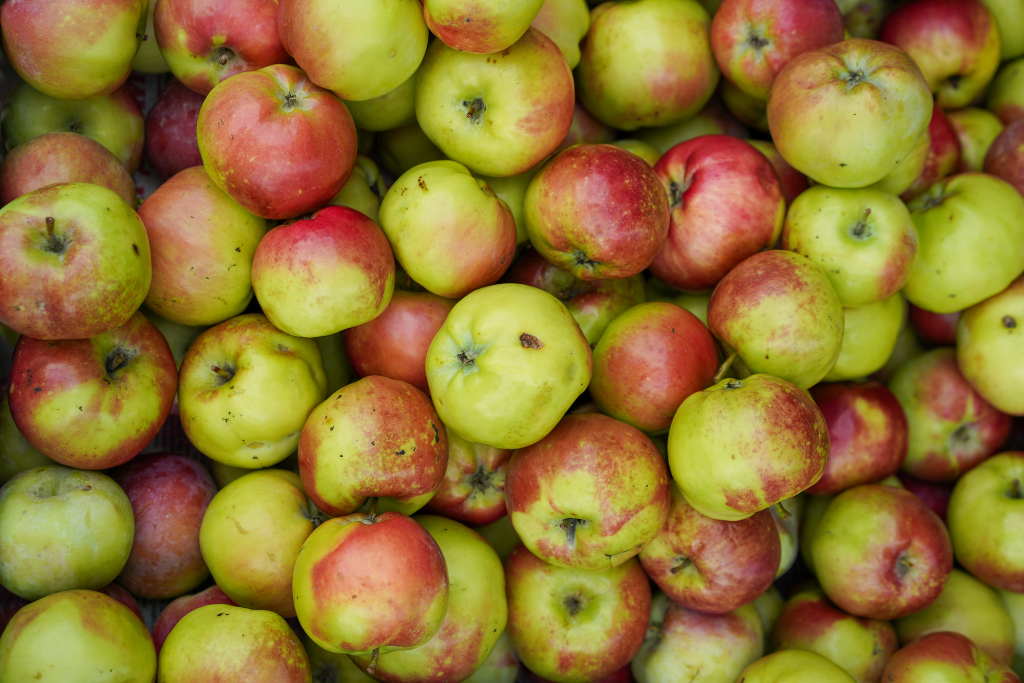
#> input picture data/red-green-apples-w1024.jpg, 1024 x 683 px
$ jupyter execute OpenCV_Hello_World.ipynb   (shell and % lines are left out)   (older library calls are emulated)
#> lines starting #> are read from the running program, lines starting #| are printed output that depends on the picture; after the words box and inside, x2 and y2 are one past the last pixel; in counts of white or black regions, pixels touching at a corner belong together
### cvutils.py
import cv2
import numpy as np
from matplotlib import pyplot as plt

def cv2_imshow(title, image, axes=None, **kwargs):
    a = image.clip(0, 255).astype('uint8')
    plt.axis('off')

    # cv2 stores colors as BGR; convert to RGB
    if a.ndim == 3:
        if a.shape[2] == 4:
            a = cv2.cvtColor(a, cv2.COLOR_BGRA2RGBA)
        else:
            a = cv2.cvtColor(a, cv2.COLOR_BGR2RGB)
    if axes is not None:
        axes.axis('off')
        if title is not None:
            axes.set_title(title)
        #return axes.imshow(a, **kwargs)
        im = axes.imshow(a, **kwargs)
    else:
        #plt.axis('off')
        if title is not None:
            plt.title(title)
        im = plt.imshow(a, **kwargs)

    # [4 lines of commented-out code are left out]
    return im


# This function was extracted
# from https://towardsdatascience.com/easy-method-of-edge-detection-in-opencv-python-db26972deb2d
# original version of the function:
# https://pyimagesearch.com/2015/04/06/zero-parameter-automatic-canny-edge-detection-with-python-and-opencv
def auto_canny_edge_detection(image, sigma=0.33):
    md = np.median(image)
    lower_value = int(max(0, (1.0-sigma) * md))
    upper_value = int(min(255, (1.0+sigma) * md))
    return cv2.Canny(image, lower_value, upper_value)

#__all__ = ['cv2_imshow', 'auto_canny_edge_detection']

### OpenCV_Hello_World.ipynb
# OpenCV Hello World: Edge Detection

## Overview

This Jupyter notebook demonstrates the application of various edge detection techniques to an image using OpenCV and Matplotlib in Python. It explores different parameters and methods, with a primary focus on Canny and Sobel Edge Detection, to identify and visualize the boundaries within an image.

## Structure of the Notebook

1. **Import Libraries and Utility Functions**
2. **Load and Display Original Image**
3. **Preprocess the Image**
4. **Canny Edge Detection**
5. **Sobel Edge Detection**


## References

For additional information on edge detection using OpenCV, refer to [Learn OpenCV - Edge Detection](https://learnopencv.com/edge-detection-using-opencv/).

## Convert Notebook to Python Script

To convert this notebook to a Python script, you can use the `jupytext` command-line tool. If you have the notebook file named `OpenCV_Hello_World.ipynb`, you can convert it to a Python file by running the following command in your terminal:

```sh
jupytext OpenCV_Hello_World.ipynb --to py
```

### Import Libraries and Utility Functions
- **cv2_imshow**: A utility function to display images in the notebook with the option to add a title. It can be used with or without specifying the `axes` parameter. It servers as a replacement for the `cv2.imshow()` function.
- **auto_canny_edge_detection**: A function for performing Canny edge detection with automatically determined threshold values.

[cell 1]
import cv2
import numpy as np
from matplotlib import pyplot as plt

# import the utility functions
from cvutils import cv2_imshow, auto_canny_edge_detection

#cv2.__file__

**Display current directory**

[cell 2]
import os

# Define the results directory
results_dir = 'results'

# Check if the directory exists, if not, create it
if not os.path.exists(results_dir):
    print(f'Will create results directory: {results_dir}')
    os.makedirs(results_dir)

### Load and Display Original Image

- An image of different types of apples is loaded from the `data` directory and displayed using the custom `cv2_imshow` function.
- The `image_file` variable can be modified to point to a new image if needed.

[cell 3]
# image attribution:
# https://www.vecteezy.com/members/grmarcstock (organic-apple-on-wooden-table)
# image_file = 'data/apples-on-wooden-table-w1024.jpg'
# img = cv2.imread(image_file)
# cv2_imshow("Original: Apples on Wooden table", img)

#https://www.vecteezy.com/members/ringgrass279088 (natural-background-with-red-green-apple)
image_file = 'data/red-green-apples-w1024.jpg'
img = cv2.imread(image_file)
#> img is the input picture: shape (683, 1024, 3); mean B, G, R 48.1, 117.3, 144.8
cv2_imshow("Original: Red Green Apples", img);

[cell 4]
# [6 lines of commented-out code are left out]

[cell 5]
# This does not work in jupyter lab
# cv2.imshow('image',img)
# Use the alternative function provided below cv2_imgshow

[cell 6]
# [33 lines of commented-out code are left out]

### Preprocess the Image
  - The original image is converted to grayscale and blurred using a Gaussian filter.
  - Results will be saved in `results/` directory. This is useful if notebook is run as Python script.

[cell 7]
img_gray = cv2.cvtColor(img, cv2.COLOR_BGR2GRAY)
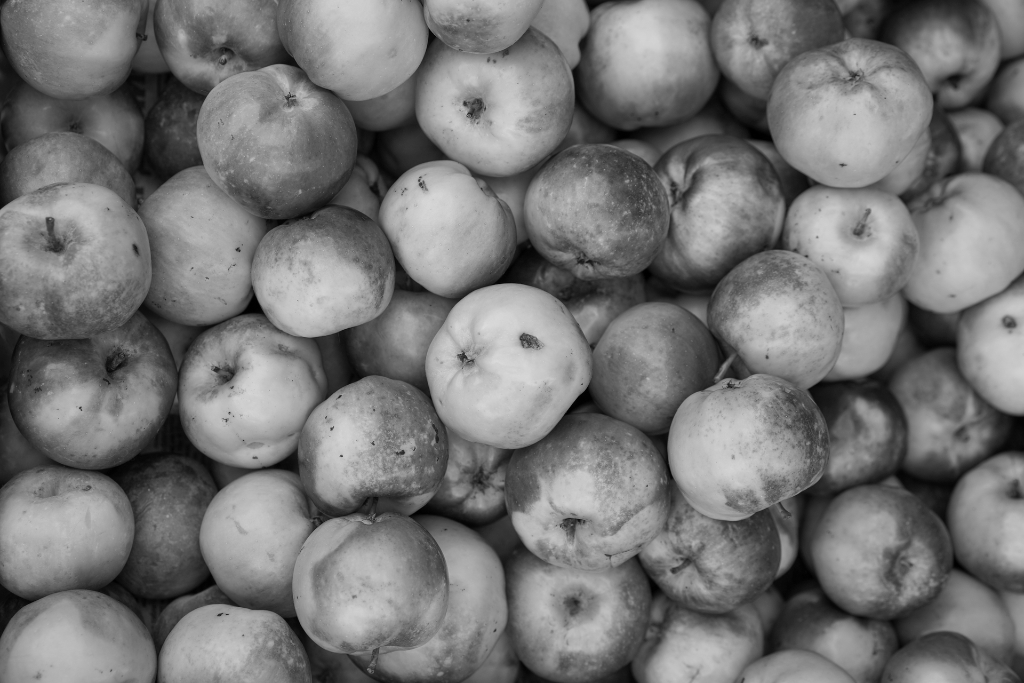
#> img_gray: shape (683, 1024); min 0, max 220, mean 117.6
img_blur = cv2.GaussianBlur(img_gray, (5, 5), 0)

fig, axarr = plt.subplots(nrows=2, ncols=2)
cv2_imshow('Original',img, axarr[0][0])
cv2_imshow('Gray', img_gray, axarr[0][1], cmap='gray')
cv2_imshow('Blurred', img_blur, axarr[1][0], cmap='gray')

# export the image to a file (might be useful if running as a script)
plt.savefig("results/proccess_fig_01_Preproc.png", bbox_inches='tight', pad_inches=0)

###  Canny Edge Detection
- Canny edge detection is applied with different threshold values (wide, mid, and tight).
- An additional method, `auto_canny_edge_detection`, is also utilized.
- The results of the edge detection are displayed in a 2x2 grid.

[cell 8]
wide = cv2.Canny(img_blur, 50, 200)
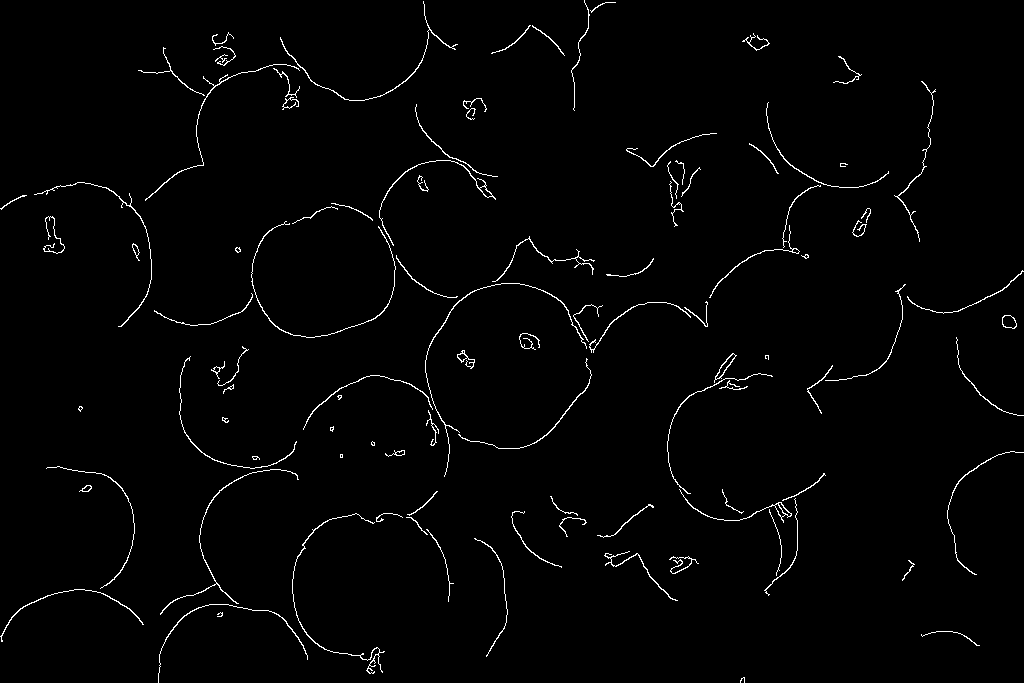
#> wide: shape (683, 1024); 1.6% white in thin lines or dots
mid = cv2.Canny(img_blur, 30, 150)
#> mid: shape (683, 1024); 2.8% white in thin lines or dots
tight = cv2.Canny(img_blur, 210, 250)
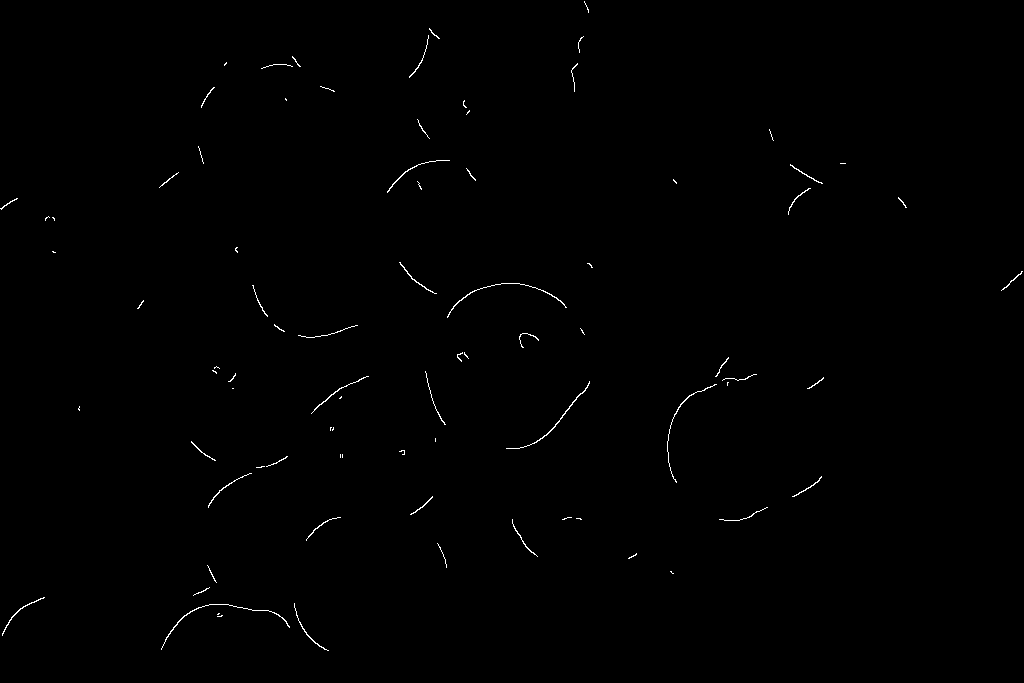
#> tight: shape (683, 1024); 0.38% white in thin lines or dots
auto_edge = auto_canny_edge_detection(img_blur)
#> in auto_canny_edge_detection, `md = np.median(image)`: md = 123
#> in auto_canny_edge_detection, `lower_value = int(max(0, (1.0-sigma) * md))`: lower_value = 82
#> in auto_canny_edge_detection, `upper_value = int(min(255, (1.0+sigma) * md))`: upper_value = 163
#> in auto_canny_edge_detection, `return cv2.Canny(image, lower_value, upper_value)`: returned value: shape (683, 1024); 1.8% white in thin lines or dots

### Display Canny Edge Detection Results

[cell 9]
# Adjust nrows and ncols according to the number of images
fig, axarr = plt.subplots(nrows=3, ncols=2)
cv2_imshow('Original',img, axarr[0][0])
cv2_imshow('Gray',img_gray, axarr[0][1], cmap='gray')
cv2_imshow('Canny wide', wide, axarr[1][0])
cv2_imshow('Canny mid', mid, axarr[1][1])
cv2_imshow('Canny tight', tight, axarr[2][0])
cv2_imshow('Canny using auto_canny_edge_detection()', auto_edge, axarr[1][1])
# export Canny edge results
plt.savefig("results/proccess_fig_02_Cany.png", bbox_inches='tight', pad_inches=0)

### Sobel Edge Detection
- The Sobel operator is used to detect edges in the X and Y directions separately.
- Combined X and Y Sobel Edge Detection is also performed.

[cell 10]
# Reference: https://learnopencv.com/edge-detection-using-opencv/
# Sobel Edge Detection
# Sobel Edge Detection on the X axis
sobelx = cv2.Sobel(src=img_blur, ddepth=cv2.CV_64F, dx=1, dy=0, ksize=5)
# Sobel Edge Detection on the Y axis
sobely = cv2.Sobel(src=img_blur, ddepth=cv2.CV_64F, dx=0, dy=1, ksize=5)
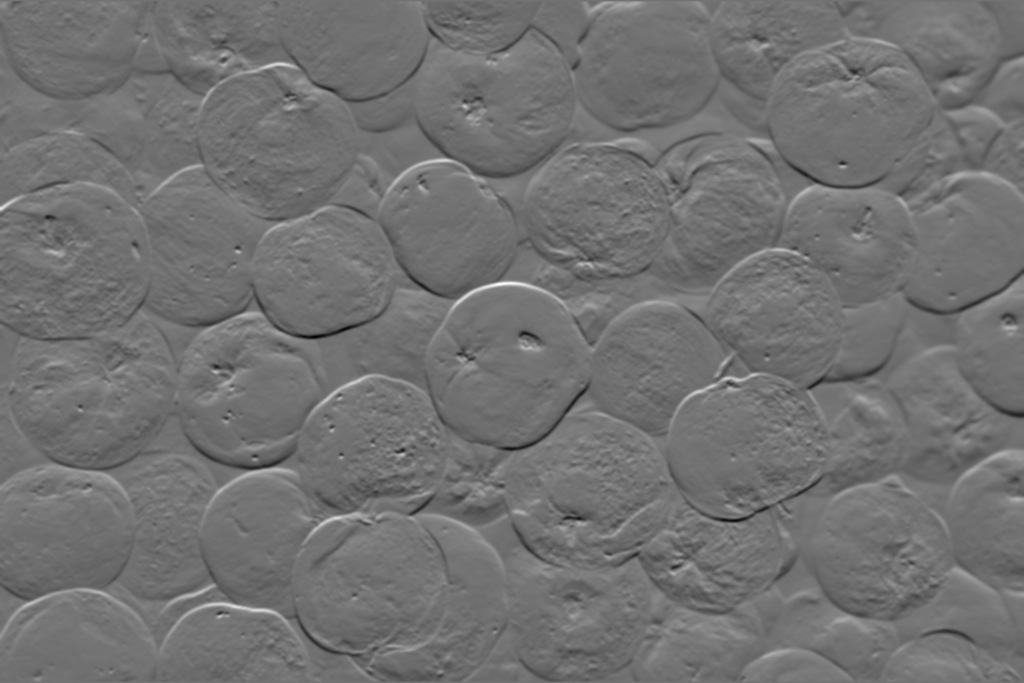
#> sobely: shape (683, 1024) float64; min -4216, max 5207, mean -1.7; drawn with min black and max white
# Combined X and Y Sobel Edge Detection
sobelxy = cv2.Sobel(src=img_blur, ddepth=cv2.CV_64F, dx=1, dy=1, ksize=5)
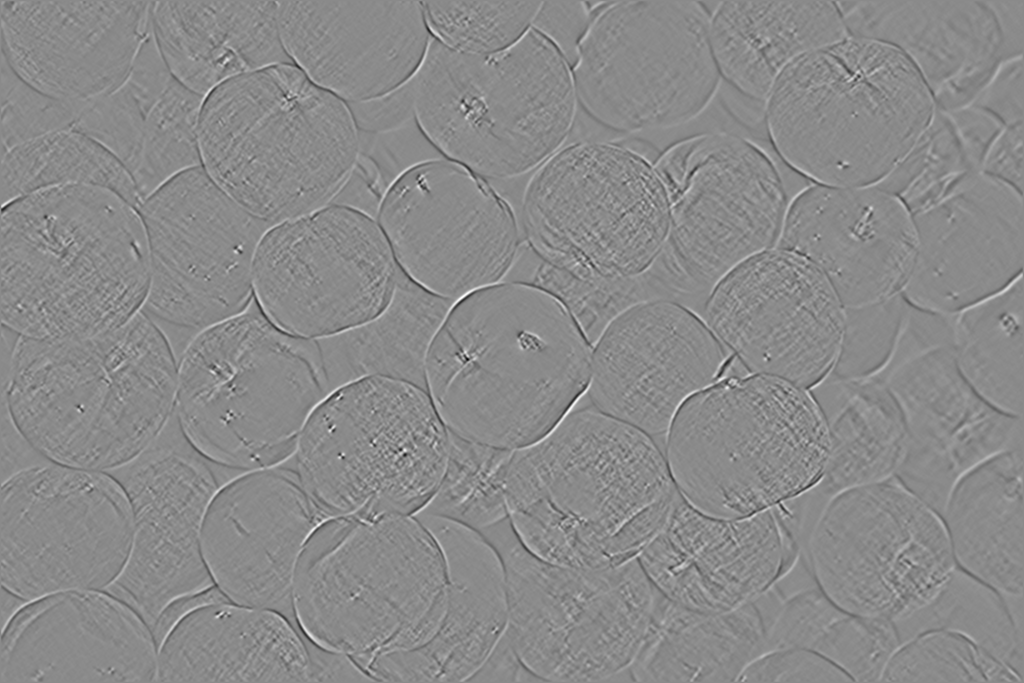
#> sobelxy: shape (683, 1024) float64; min -654, max 549, mean 0; drawn with min black and max white

### Display Sobel Edge Detection Results

[cell 11]
fig, axarr = plt.subplots(nrows=2, ncols=2)
cv2_imshow('Gray',img_gray, axarr[0][0], cmap='gray')
cv2_imshow('Sobel X', sobelx, axarr[0][1])
cv2_imshow('Sobel Y', sobely, axarr[1][0])
cv2_imshow('Sobel X Y using Sobel() function', sobelxy, axarr[1][1])
#> in cv2_imshow (call 14), `a = image.clip(0, 255).astype('uint8')`:
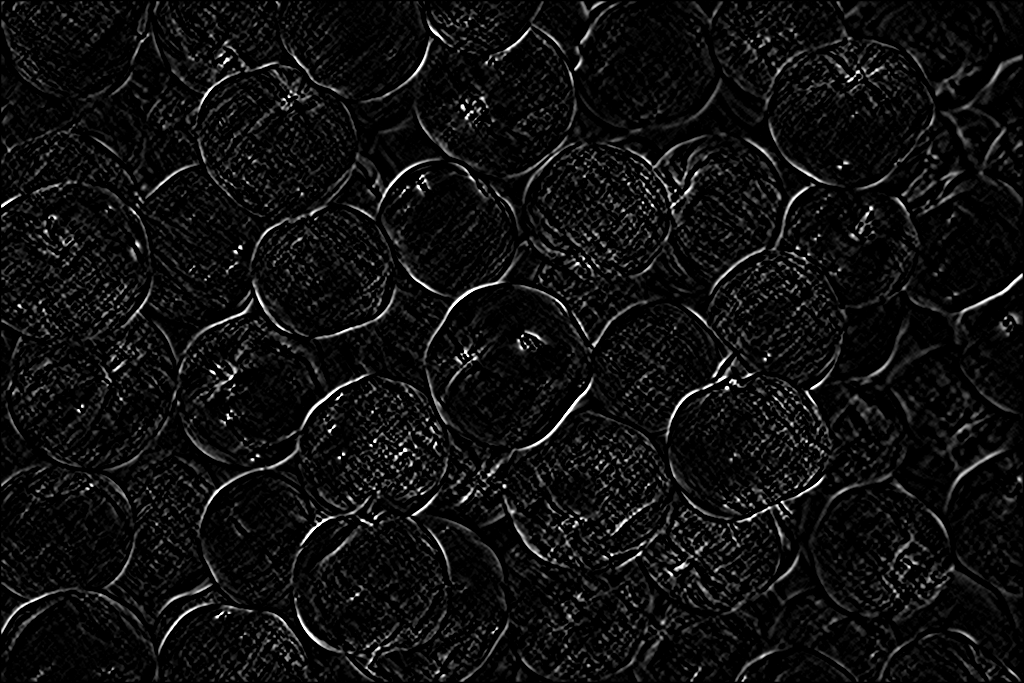
#> a: shape (683, 1024); min 0, max 255, mean 15.6
# export Sobel edge results
plt.savefig("results/proccess_fig_03_Sobel.png", bbox_inches='tight', pad_inches=0)

$ run again, with data/apples-on-wooden-table-w1024.jpg copied over data/red-green-apples-w1024.jpg
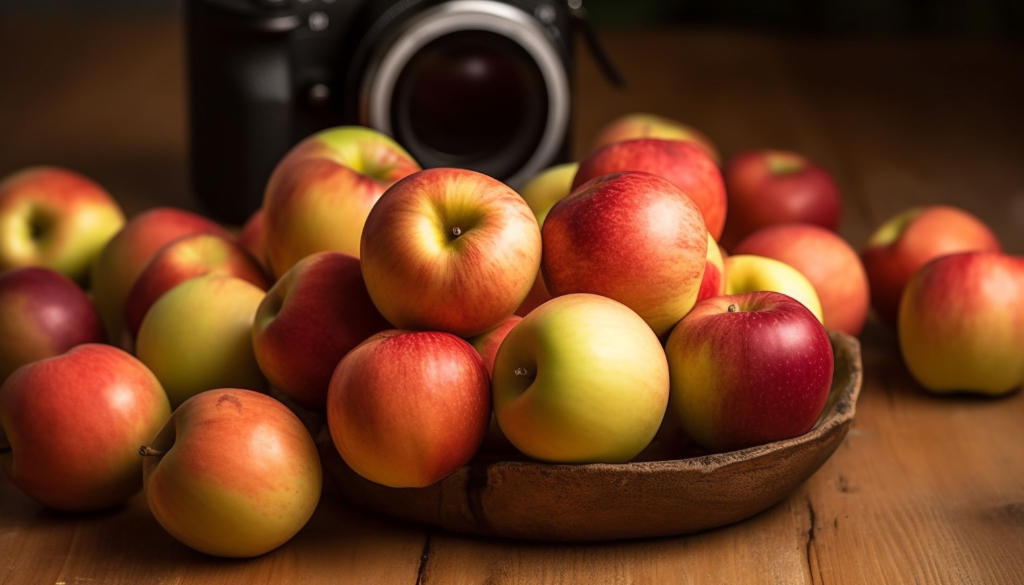
#> input picture data/apples-on-wooden-table-w1024.jpg, 1024 x 585 px
#> img is the input picture: shape (585, 1024, 3); mean B, G, R 30.8, 59.3, 108.8
#> `wide = cv2.Canny(img_blur, 50, 200)`:
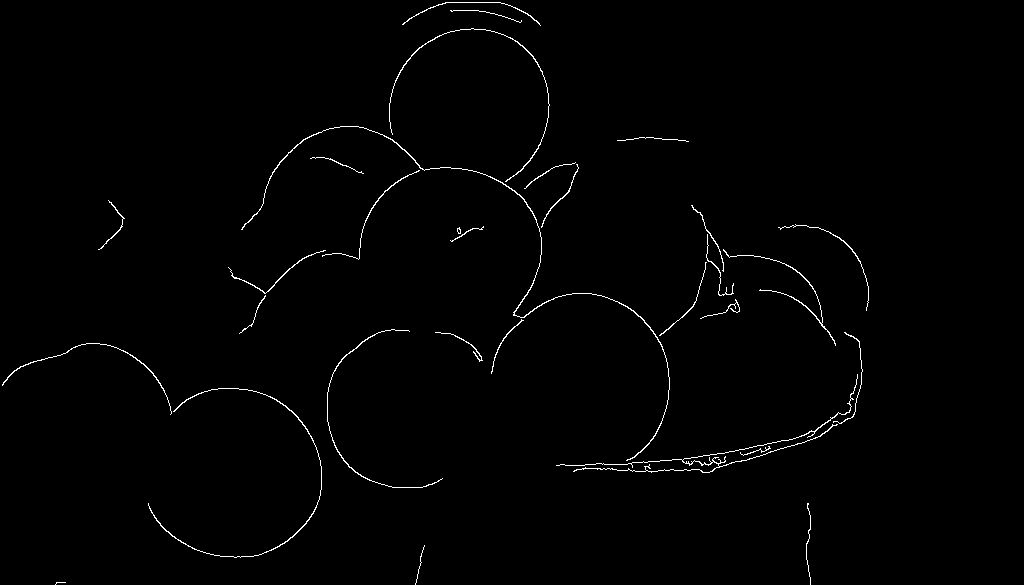
#> wide: shape (585, 1024); 0.95% white in thin lines or dots, all inside (x1, y1, x2, y2) = (2, 2, 869, 585)
#> mid: shape (585, 1024); 1.4% white in thin lines or dots
#> tight: shape (585, 1024); 0.26% white in thin lines or dots, all inside (x1, y1, x2, y2) = (102, 2, 862, 465)
#> md = 55
#> lower_value = 36
#> upper_value = 73
#> in cv2_imshow (call 14), `a = image.clip(0, 255).astype('uint8')`:
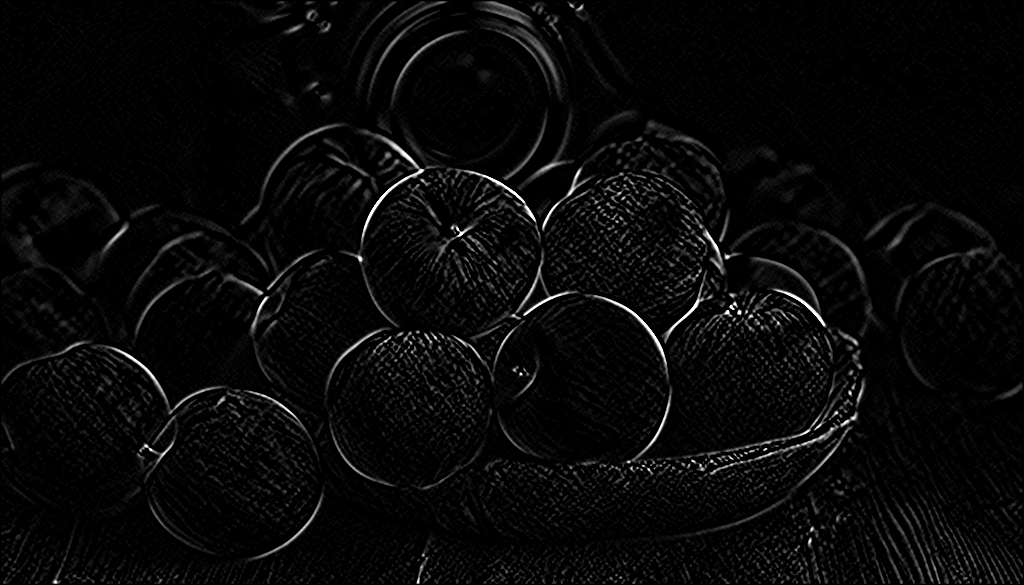
#> a: shape (585, 1024); min 0, max 255, mean 8.5
